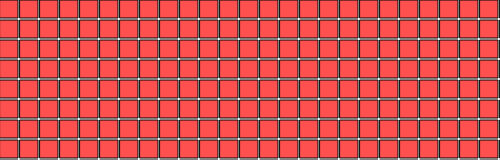
Frame 1 (no input)
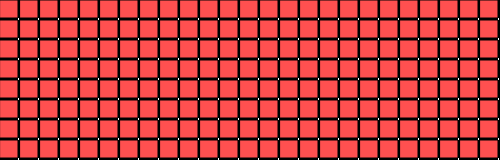
Frame 60 (no input)
Frame 120 (the mouse pressed at the canvas centre since frame 60): identical to frame 60, image omitted

The p5.js sketch that drew these frames (run headless with seeded random() and noise() and a simulated clock; from frame 60 on, the mouse is pressed at the canvas centre):

// p5.js sketch
// ── sketch.js
function setup() {
	createCanvas(500, 160);
	background(255);
}
function draw() {
	for (let y = 0; y <= height; y += 20) {
		for (let x = 0; x <= width; x += 20) {
			fill(255,80,80);
			rect(x, y, 18, 18);
		}
	}
}
